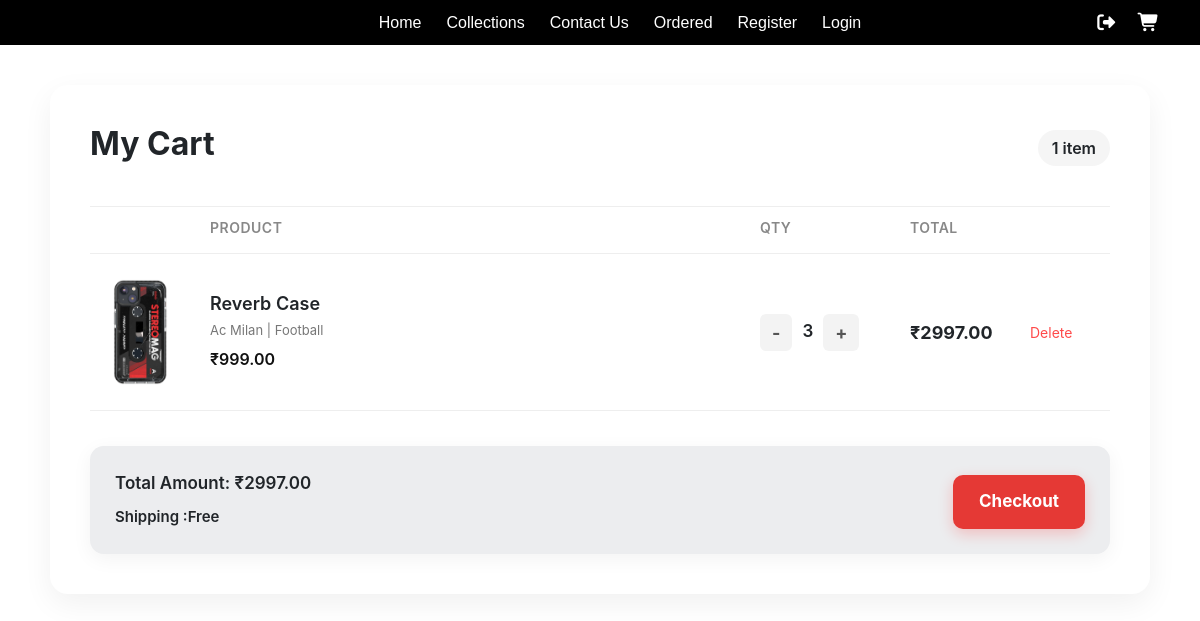
The page /viewcart/ (signed in) on the database its author committed.
### app1/models.py (models this page shows, shortened)
class Cart(models.Model):
    user=models.ForeignKey(User,on_delete=models.CASCADE)
    product=models.ForeignKey(Product,on_delete=models.CASCADE)
    quantity=models.IntegerField(default=1)
    cover=models.ImageField(null=True,blank=True)

class Product(models.Model):
    name=models.CharField(max_length=100)
    model=models.CharField(max_length=100)
    category=models.CharField(max_length=100)
    price=models.DecimalField(max_digits=6,decimal_places=2)
    cover=models.ImageField(upload_to='covers/',blank=True,null=True)

### app1/views.py (the view)
# urls.py: path('viewcart/',views.view_cart,name='viewcart'),
@login_required
def view_cart(request):
    orders = Cart.objects.filter(user=request.user) # Convert to list
    for order in orders:
        order.item_total = order.product.price * order.quantity
    grand_total = sum(order.item_total for order in orders)
    return render(request,'view_cart.html',{'case':orders, 'grand_total': grand_total})

### app1/templates/view_cart.html (shortened to what this page needs)
{% extends 'nav.html' %}
{% load static %}
{% block extra_css %}
<link rel="stylesheet" href="{% static 'cart.css'%}?v={{time}}">
<link rel="stylesheet" href="https://cdnjs.cloudflare.com/ajax/libs/font-awesome/7.0.1/css/all.min.css">
{% endblock %}
{% block content %}
    <div class="cart-container">
        <div class="cart-header">
            <h1>My Cart</h1>
            <div class="cart-items-count">
                {% if case|length > 0 %}{{ case|length }} item{{ case|length|pluralize }}{% endif %}
            </div>
        </div>
        {% if case %}
        <div class="cart-items">
            <div class="cart-header-row">
    <span></span>
    <span>Product</span>
    <span>Qty</span>
    <span>Total</span>
    <span></span>
</div>
            {% for i in case %}
            <div class="cart-item">
                <div class="item-image">
                    {% if i.product.cover %}
                        <img src="{{i.product.cover.url}}" alt="{{i.product.name}}" width="100">
                    {% endif %}
                </div>
                <div class="item-details">
                    <h3>{{i.product.name}}</h3>
                    <p>{{i.product.model}} | {{i.product.category}}</p>
                    <div class="price">₹{{i.product.price|floatformat:2}}</div>
                </div>
                <div class="quantity-section">
                    <div class="qty-controls">
                        <a href="{% url 'decrease_qty' i.id %}" class="qty-btn">-</a>
                        <span class="qty">{{i.quantity}}</span>
                        <a href="{% url 'increase_qty' i.id %}" class="qty-btn">+</a>
                    </div>
                </div>
                <div class="item-total">
                    ₹{{ i.item_total|floatformat:2 }}
                </div>
                <div class="item-action">
                    <a href="{% url 'deletecart' i.id %}" class="delete-btn">Delete</a>
                </div>
            </div>
            {% endfor %}
        </div>
        <div class="checkout-section">
            <div class="total-section">
                <div class="total-row">
                    <span>Total Amount:</span>
                    <span class="total-price">₹{{ grand_total|floatformat:2 }}</span>
                </div>
                <div class="free-shipping">
        <span>Shipping :Free</span>
    </div>
            </div>
            <a href="{% url 'purchase' %}" class="checkout-btn">Checkout</a>
        </div>
        {% endif %}
    </div>
{% endblock %}

### app1/static/cart.css (style rules this page uses)
.cart-container { max-width: 1100px; margin: 40px auto; padding: 40px; background: #fff; border-radius: 18px; box-shadow: 0 10px 30px rgba(0,0,0,0.06); font-family: 'Inter', sans-serif; }
.cart-header { display: flex; justify-content: space-between; align-items: center; margin-bottom: 35px; }
.cart-header h1 { font-size: 32px; font-weight: 700; }
.cart-items-count { font-size: 16px; background: #f5f5f5; padding: 6px 14px; border-radius: 20px; font-weight: 600; }
.cart-items { border-top: 1px solid #eee; }
.cart-item { display: grid; grid-template-columns: 120px 1fr 150px 120px 80px; align-items: center; padding: 25px 0; border-bottom: 1px solid #eee; }
.item-image img { width: 100px; border-radius: 8px; }
.item-details h3 { margin-bottom: 6px; font-size: 18px; font-weight: 600; }
.item-details p { font-size: 13px; color: #777; margin-bottom: 6px; }
.price { font-size: 16px; font-weight: 600; color: #111; }
.qty-controls { display: flex; align-items: center; gap: 10px; }
.qty-controls .qty-btn { background: #f3f3f3; padding: 5px 12px; border-radius: 6px; font-size: 18px; font-weight: bold; color: #555; text-decoration: none; }
.qty { font-size: 17px; font-weight: 600; }
.item-total { font-size: 18px; font-weight: 700; }
.item-action .delete-btn { color: #ff4a4a; font-size: 14px; text-decoration: none; }
.checkout-section { display: flex; justify-content: space-between; align-items: flex-end; margin-top: 35px; padding: 25px; background: #ecedef; border-radius: 14px; box-shadow: 0 5px 20px rgba(0,0,0,0.05); }
.total-section { display: flex; flex-direction: column; gap: 10px; }
.total-row span { font-size: 17px; font-weight: 600; }
.total-price { font-size: 26px; font-weight: 700; }
.free-shipping { color: #212529; font-size: 15px; font-weight: 600; }
.checkout-btn { padding: 14px 26px; background: #e53935; color: #fff; border-radius: 10px; text-decoration: none; font-weight: 700; font-size: 17px; box-shadow: 0 5px 15px rgba(255,0,0,0.2); }
.cart-header-row { display: grid; grid-template-columns: 120px 1fr 150px 120px 80px; padding: 10px 0 15px; border-bottom: 1px solid #eee; font-size: 14px; color: #888; font-weight: 600; text-transform: uppercase; letter-spacing: 0.5px; }

### rows shown on the page
Cart: product.cover (picture), product.name "Reverb Case", product.model "Ac Milan", product.category "Football", product.price "999.00", quantity "3", item_total "2997.00"

### other values the page prints
{{ case|length }} "1"
{{ grand_total|floatformat:2 }} "2997.00"
